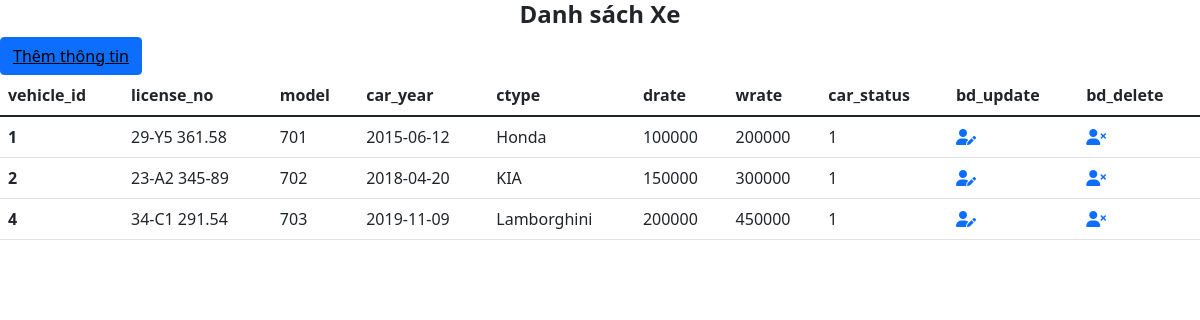
The page / on the database its author committed.
### tables this page shows
CREATE TABLE `cars` (
  `vehicle_id` int(10) UNSIGNED NOT NULL,
  `license_no` varchar(50) DEFAULT NULL,
  `model` varchar(50) NOT NULL,
  `car_year` date DEFAULT NULL,
  `ctype` varchar(30) DEFAULT NULL,
  `drate` int(30) UNSIGNED DEFAULT NULL,
  `wrate` int(30) UNSIGNED DEFAULT NULL,
  `car_status` tinyint(5) DEFAULT NULL
);

### index.php (the view, shortened to what this page needs)
<!doctype html>
<html lang="en">
<head>
    <link href="https://cdn.jsdelivr.net/npm/bootstrap@5.1.3/dist/css/bootstrap.min.css" rel="stylesheet">
    <link rel="stylesheet" href="https://cdnjs.cloudflare.com/ajax/libs/font-awesome/6.0.0-beta2/css/all.min.css" />
</head>
<body>
    <div class="bg-gray-light ">
        <h4 class="px-5 mx-4 fw-bolder d-flex justify-content-center ">
        </h4>
    </div>
    <div class="btn-group" role="group" aria-label="Basic example" >
  <button type="button" class="btn btn-primary"><a class = "text-black" href="add.php">Thêm thông tin</a></button>
</div>
    <table class="table">
        <thead>
            <tr>
                <th scope="col">vehicle_id</th>
                <th scope="col">license_no</th>
                <th scope="col">model</th>
                <th scope="col">car_year</th>
                <th scope="col">ctype</th>
                <th scope="col">drate</th>
                <th scope="col">wrate</th>
                <th scope="col">car_status</th>
                <th scope="col">bd_update</th>
                <th scope="col">bd_delete</th>
            </tr>
        </thead>
        <tbody>
            <?php
            $conn = mysqli_connect('localhost', 'root', '', 'db_cars');
            ?>
            <?php
            $sql = "SELECT vehicle_id,license_no,model,car_year,ctype,drate, wrate, car_status FROM cars";
            $result = mysqli_query($conn, $sql);
            if (mysqli_num_rows($result) > 0) {
                while ($row = mysqli_fetch_assoc($result)) {
                    echo '<tr>';
                    echo '<th scope="row">' . $row['vehicle_id'] . '</th>';
                    echo '<td>' . $row['license_no'] . '</td>';
                    echo '<td>' . $row['model'] . '</td>';
                    echo '<td>' . $row['car_year'] . '</td>';
                    echo '<td>' . $row['ctype'] . '</td>';
                    echo '<td>' . $row['drate'] . '</td>';
                    echo '<td>' . $row['wrate'] . '</td>';
                    echo '<td>' . $row['car_status'] . '</td>';
                    echo '<td><a href="update.php?id='.$row['vehicle_id'].'"><i class="fas fa-user-edit"></i></a></td>';
                    echo '<td><a href="delete.php?id='.$row['vehicle_id'].'"><i class="fas fa-user-times"></i></a></td>';
                    echo '</tr>';
                }
            }
            ?>
        </tbody>
    </table>
</body>
</html>

### rows shown on the page
cars: vehicle_id "1", license_no "29-Y5 361.58", model "701", car_year "2015-06-12", ctype "Honda", drate "100000", wrate "200000", car_status "1"
cars: vehicle_id "2", license_no "23-A2 345-89", model "702", car_year "2018-04-20", ctype "KIA", drate "150000", wrate "300000", car_status "1"
cars: vehicle_id "4", license_no "34-C1 291.54", model "703", car_year "2019-11-09", ctype "Lamborghini", drate "200000", wrate "450000", car_status "1"
